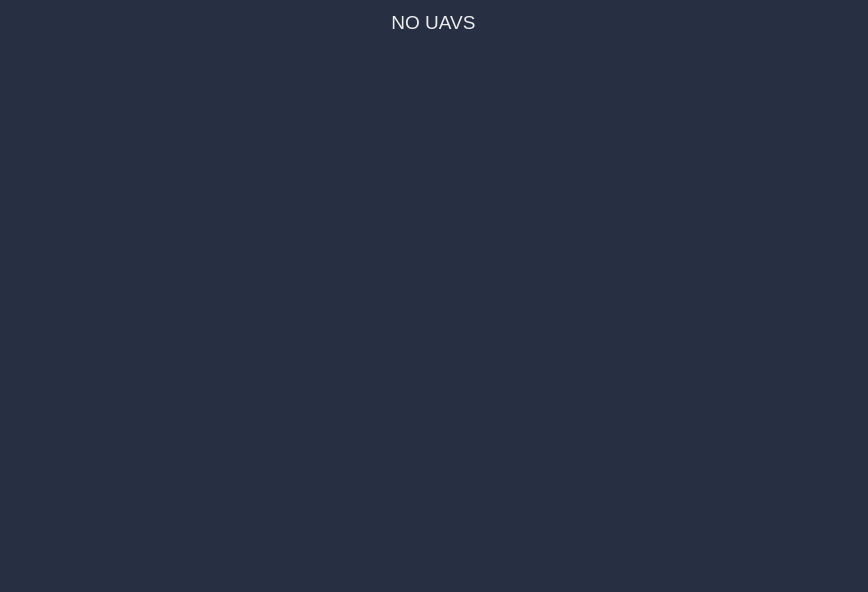
<?xml version="1.0" encoding="UTF-8"?>
<ui version="4.0">
 <class>AccessPoints</class>
 <widget class="QWidget" name="AccessPoints">
  <property name="geometry">
   <rect>
    <x>0</x>
    <y>0</y>
    <width>868</width>
    <height>592</height>
   </rect>
  </property>
  <property name="windowTitle">
   <string>Access Points</string>
  </property>
  <property name="styleSheet">
   <string notr="true">QWidget{
background-color: rgb(39, 47, 66);
color: rgb(236, 236, 236);
}

QLabel{
background:transparent;
}
</string>
  </property>
  <layout class="QVBoxLayout" name="verticalLayout">
   <item alignment="Qt::AlignHCenter">
    <widget class="QLabel" name="lbl_uav">
     <property name="font">
      <font>
       <pointsize>14</pointsize>
       <weight>50</weight>
       <bold>false</bold>
      </font>
     </property>
     <property name="text">
      <string>NO UAVS</string>
     </property>
     <property name="alignment">
      <set>Qt::AlignCenter</set>
     </property>
    </widget>
   </item>
   <item>
    <widget class="QScrollArea" name="scrollArea">
     <property name="frameShape">
      <enum>QFrame::NoFrame</enum>
     </property>
     <property name="horizontalScrollBarPolicy">
      <enum>Qt::ScrollBarAlwaysOff</enum>
     </property>
     <property name="widgetResizable">
      <bool>true</bool>
     </property>
     <widget class="QWidget" name="scrollAreaWidgetContents">
      <property name="geometry">
       <rect>
        <x>0</x>
        <y>0</y>
        <width>850</width>
        <height>546</height>
       </rect>
      </property>
      <layout class="QGridLayout" name="gridLayout_2">
       <property name="leftMargin">
        <number>6</number>
       </property>
       <property name="topMargin">
        <number>0</number>
       </property>
       <property name="rightMargin">
        <number>6</number>
       </property>
       <property name="bottomMargin">
        <number>0</number>
       </property>
       <property name="spacing">
        <number>0</number>
       </property>
       <item row="0" column="0">
        <layout class="QVBoxLayout" name="layout_access_points">
         <property name="spacing">
          <number>6</number>
         </property>
         <property name="sizeConstraint">
          <enum>QLayout::SetDefaultConstraint</enum>
         </property>
        </layout>
       </item>
       <item row="1" column="0">
        <spacer name="verticalSpacer">
         <property name="orientation">
          <enum>Qt::Vertical</enum>
         </property>
         <property name="sizeHint" stdset="0">
          <size>
           <width>17</width>
           <height>37</height>
          </size>
         </property>
        </spacer>
       </item>
      </layout>
     </widget>
    </widget>
   </item>
  </layout>
 </widget>
 <resources/>
 <connections/>
</ui>
